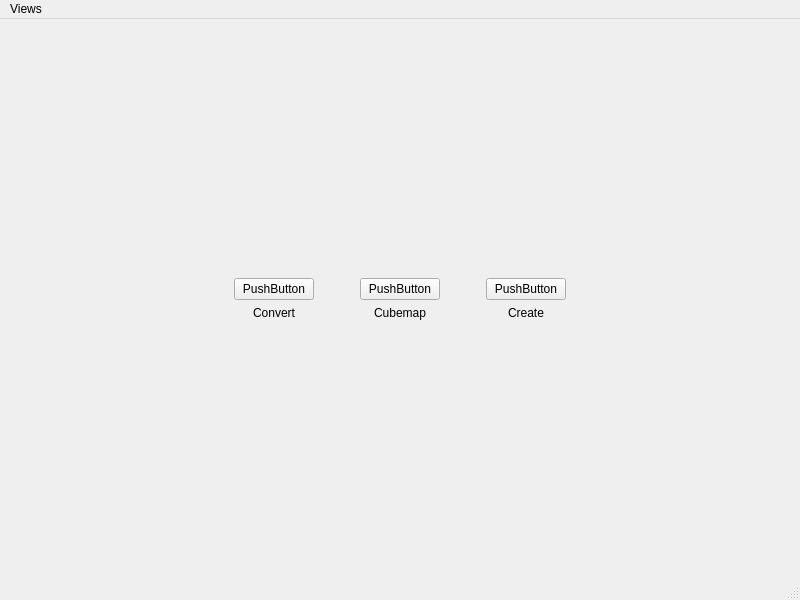
<?xml version="1.0" encoding="UTF-8"?>
<ui version="4.0">
 <class>MainWindow</class>
 <widget class="QMainWindow" name="MainWindow">
  <property name="geometry">
   <rect>
    <x>0</x>
    <y>0</y>
    <width>800</width>
    <height>600</height>
   </rect>
  </property>
  <property name="windowTitle">
   <string>tTexture</string>
  </property>
  <property name="layoutDirection">
   <enum>Qt::LeftToRight</enum>
  </property>
  <widget class="QWidget" name="centralwidget">
   <layout class="QGridLayout" name="gridLayout">
    <item row="2" column="1">
     <spacer name="BottomSpacer">
      <property name="orientation">
       <enum>Qt::Vertical</enum>
      </property>
      <property name="sizeHint" stdset="0">
       <size>
        <width>20</width>
        <height>40</height>
       </size>
      </property>
     </spacer>
    </item>
    <item row="1" column="0">
     <spacer name="LeftSpacer">
      <property name="orientation">
       <enum>Qt::Horizontal</enum>
      </property>
      <property name="sizeHint" stdset="0">
       <size>
        <width>40</width>
        <height>20</height>
       </size>
      </property>
     </spacer>
    </item>
    <item row="0" column="1">
     <spacer name="TopSpacer">
      <property name="orientation">
       <enum>Qt::Vertical</enum>
      </property>
      <property name="sizeHint" stdset="0">
       <size>
        <width>20</width>
        <height>40</height>
       </size>
      </property>
     </spacer>
    </item>
    <item row="1" column="1">
     <layout class="QHBoxLayout" name="MenuLayout">
      <item>
       <layout class="QVBoxLayout" name="ConvertLayout">
        <item>
         <widget class="QPushButton" name="ConvertButton">
          <property name="text">
           <string>PushButton</string>
          </property>
         </widget>
        </item>
        <item>
         <widget class="QLabel" name="ConvertLabel">
          <property name="text">
           <string>Convert</string>
          </property>
          <property name="alignment">
           <set>Qt::AlignCenter</set>
          </property>
         </widget>
        </item>
       </layout>
      </item>
      <item>
       <spacer name="horizontalSpacer">
        <property name="orientation">
         <enum>Qt::Horizontal</enum>
        </property>
        <property name="sizeHint" stdset="0">
         <size>
          <width>40</width>
          <height>20</height>
         </size>
        </property>
       </spacer>
      </item>
      <item>
       <layout class="QVBoxLayout" name="CubemapeLayout">
        <item>
         <widget class="QPushButton" name="CubemapButton">
          <property name="text">
           <string>PushButton</string>
          </property>
         </widget>
        </item>
        <item>
         <widget class="QLabel" name="CubemapLabel">
          <property name="text">
           <string>Cubemap</string>
          </property>
          <property name="alignment">
           <set>Qt::AlignCenter</set>
          </property>
         </widget>
        </item>
       </layout>
      </item>
      <item>
       <spacer name="horizontalSpacer_2">
        <property name="orientation">
         <enum>Qt::Horizontal</enum>
        </property>
        <property name="sizeHint" stdset="0">
         <size>
          <width>40</width>
          <height>20</height>
         </size>
        </property>
       </spacer>
      </item>
      <item>
       <layout class="QVBoxLayout" name="CreateLayout">
        <item>
         <widget class="QPushButton" name="CreateButton">
          <property name="text">
           <string>PushButton</string>
          </property>
         </widget>
        </item>
        <item>
         <widget class="QLabel" name="CreateLabel">
          <property name="text">
           <string>Create</string>
          </property>
          <property name="alignment">
           <set>Qt::AlignCenter</set>
          </property>
         </widget>
        </item>
       </layout>
      </item>
     </layout>
    </item>
    <item row="1" column="2">
     <spacer name="RightSpacer">
      <property name="orientation">
       <enum>Qt::Horizontal</enum>
      </property>
      <property name="sizeHint" stdset="0">
       <size>
        <width>40</width>
        <height>20</height>
       </size>
      </property>
     </spacer>
    </item>
   </layout>
  </widget>
  <widget class="QMenuBar" name="menubar">
   <property name="geometry">
    <rect>
     <x>0</x>
     <y>0</y>
     <width>800</width>
     <height>26</height>
    </rect>
   </property>
   <widget class="QMenu" name="menuBass">
    <property name="title">
     <string>Views</string>
    </property>
    <addaction name="actionConvert"/>
    <addaction name="actionCubemap"/>
    <addaction name="actionCreate"/>
   </widget>
   <addaction name="menuBass"/>
  </widget>
  <widget class="QStatusBar" name="statusbar"/>
  <action name="actionConvert">
   <property name="text">
    <string>Convert</string>
   </property>
   <property name="shortcut">
    <string>Ctrl+1</string>
   </property>
  </action>
  <action name="actionCubemap">
   <property name="text">
    <string>Cubemap</string>
   </property>
   <property name="shortcut">
    <string>Ctrl+2</string>
   </property>
  </action>
  <action name="actionCreate">
   <property name="text">
    <string>Create</string>
   </property>
   <property name="shortcut">
    <string>Ctrl+3</string>
   </property>
  </action>
 </widget>
 <resources/>
 <connections>
  <connection>
   <sender>actionConvert</sender>
   <signal>triggered()</signal>
   <receiver>ConvertButton</receiver>
   <slot>click()</slot>
   <hints>
    <hint type="sourcelabel">
     <x>-1</x>
     <y>-1</y>
    </hint>
    <hint type="destinationlabel">
     <x>251</x>
     <y>288</y>
    </hint>
   </hints>
  </connection>
  <connection>
   <sender>actionCubemap</sender>
   <signal>triggered()</signal>
   <receiver>CubemapButton</receiver>
   <slot>click()</slot>
   <hints>
    <hint type="sourcelabel">
     <x>-1</x>
     <y>-1</y>
    </hint>
    <hint type="destinationlabel">
     <x>400</x>
     <y>288</y>
    </hint>
   </hints>
  </connection>
  <connection>
   <sender>actionCreate</sender>
   <signal>triggered()</signal>
   <receiver>CreateButton</receiver>
   <slot>click()</slot>
   <hints>
    <hint type="sourcelabel">
     <x>-1</x>
     <y>-1</y>
    </hint>
    <hint type="destinationlabel">
     <x>549</x>
     <y>288</y>
    </hint>
   </hints>
  </connection>
 </connections>
</ui>
